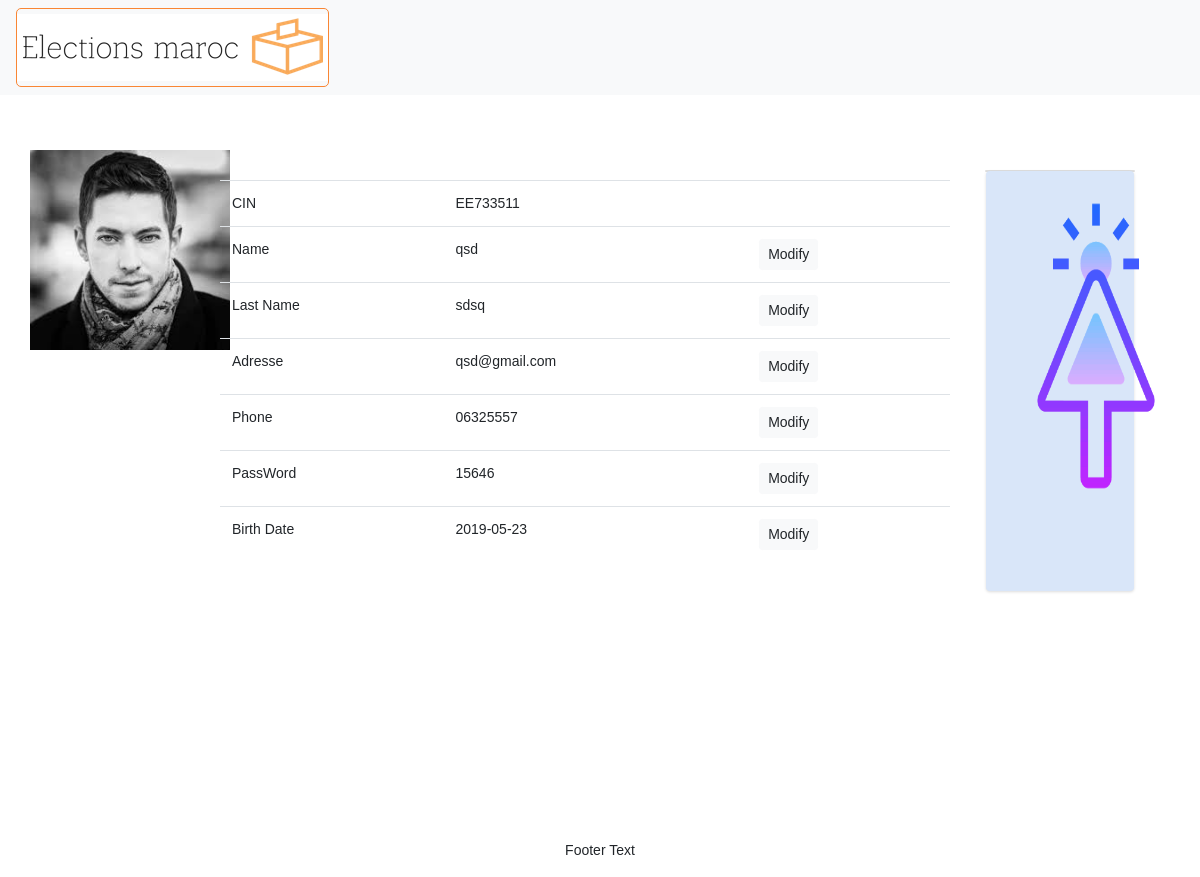
The app's page /user.php (signed in) with its own data.
### tables this page shows
CREATE TABLE IF NOT EXISTS `citoyen` (
  `Cin` varchar(20) NOT NULL,
  `Nom` varchar(50) NOT NULL,
  `prenom` varchar(50) NOT NULL,
  `image` varchar(100) NOT NULL DEFAULT 'assets/img/user.png',
  PRIMARY KEY (`Cin`)
);

CREATE TABLE IF NOT EXISTS `inscrit` (
  `cin` varchar(20) NOT NULL,
  `Nom` varchar(50) NOT NULL,
  `prenom` varchar(50) NOT NULL,
  `adresse` varchar(100) NOT NULL,
  `tele` varchar(10) NOT NULL,
  `password` varchar(20) NOT NULL,
  `datnaiss` date NOT NULL,
  `idpartie` int(11) NOT NULL DEFAULT '0',
  PRIMARY KEY (`cin`),
  KEY `FK_partie` (`idpartie`)
);

### user.php (the view, shortened to what this page needs)
<!DOCTYPE html>
<html>
	<head>
        <link rel="stylesheet" type="text/css" href="assets/css/bootstrap.min.css">
        <link rel="stylesheet" type="text/css" href="assets/css/style.css">
        <link href='assets/css/rotating-card.css' rel='stylesheet' />
	</head>
<body>
		<header>
	   		<nav class="navbar fixed-top navbar-expand navbar-light bg-light">
	   			<a class="navbar-brand logo" href="index.html">
	   				<img src="assets/img/logo.PNG">
	   			</a>
		    </nav>
		</header>
<div class="container-fluid text-center">
  <div class="row content" style="margin: 150px 30px 200px 0px;">
    <?php
    $cin = $_SESSION["CIN"];
    include('connection.php');
    $req = mysqli_query($conn,"SELECT * FROM citoyen where cin ='$cin'");
if ($res = mysqli_fetch_assoc($req)){
    ?>
    <div class="col-sm-2 sidenav">
        <img class="img-circle" src="<?php echo$res["image"]; ?>" width="200" height="200" />
    </div>
<?php } ?>
    <?php
    $req = mysqli_query($conn,"SELECT * FROM inscrit where cin ='$cin'");
if ($row = mysqli_fetch_assoc($req)){
     ?>
    <div class="col-sm-8 text-left">
      <table class="table" style="margin-top:30px; " >
    <tbody>
      <tr>
        <td>CIN</td>
        <td><?php echo$row["cin"]; ?></td>
        <td></td>
      </tr>
    <tr>
        <td>Name</td>
        <td><?php echo$row["Nom"]; ?></td>
         <td><button type="button" class="btn btn-light btn-sm">Modify</button></td>
      </tr>
      <tr>
        <td>Last Name</td>
        <td><?php echo$row["prenom"]; ?></td>
         <td><button type="button" class="btn btn-light btn-sm">Modify</button></td>
      </tr>
            <tr>
        <td>Adresse</td>
        <td><?php echo$row["adresse"]; ?></td>
         <td><button type="button" class="btn btn-light btn-sm">Modify</button></td>
      </tr>
      <tr>
        <td>Phone</td>
        <td><?php echo$row["tele"]; ?></td>
         <td><button type="button" class="btn btn-light btn-sm">Modify</button></td>
      </tr>
      <tr>
        <td>PassWord</td>
        <td><?php echo$row["password"]; ?></td>
         <td><button type="button" class="btn btn-light btn-sm">Modify</button></td>
      </tr>
      <tr>
        <td>Birth Date</td>
        <td><?php echo$row["datnaiss"]; ?></td>
         <td><button type="button" class="btn btn-light btn-sm">Modify</button></td>
      </tr>
    </tbody>
  </table>
  <?php } ?>
    </div>
    <div class="card-body row">
    <div class="col-sm-12 sidenav">
    <div class="card-container">
    <div class="card">
    	<div class="front"> <img style="margin: 0px 0px 0px -15px;" src="assets/img/cursor.png" width="250" height="350"></div>
    	<div class="back">
      <div class="well">
        <p>ADS</p>
      </div>
      <div class="well">
        <p>ADS</p>
      </div>
    </div>
</div>
    </div>
  </div>
</div>
</div>
</div>
<footer class="container-fluid text-center">
  <p>Footer Text</p>
</footer>
</body>
</html>

### assets/css/style.css (style rules this page uses)
body { font-family: 'Patua One', cursive; }
header { display: block; }
.logo { border: 1px solid #f98634; border-radius: 5px; }

### assets/css/rotating-card.css (style rules this page uses)
body { margin-top: 60px; font-size: 14px; font-family: "Helvetica Nueue",Arial,Verdana,sans-serif; background-color: white; }
.logo { border: 1px solid #f98634; border-radius: 5px; }
.card-container { -webkit-perspective: 800px; -moz-perspective: 800px; -o-perspective: 800px; perspective: 800px; margin-bottom: 30px; }
.card { -webkit-transition: -webkit-transform .5s; -moz-transition: -moz-transform .5s; -o-transition: -o-transform .5s; transition: transform .5s; -webkit-transform-style: preserve-3d; -moz-transform-style: preserve-3d; -o-transform-style: preserve-3d; transform-style: preserve-3d; position: relative; }
.front, .back { -webkit-backface-visibility: hidden; -moz-backface-visibility: hidden; -o-backface-visibility: hidden; backface-visibility: hidden; position: absolute; top: 0; left: 0; background-color: #d9e6f9; box-shadow: 0 1px 3px 0 rgba(0, 0, 0, 0.14); }
.front { z-index: 2; }
.back { -webkit-transform: rotateY( 180deg ); -moz-transform: rotateY( 180deg ); -o-transform: rotateY( 180deg ); transform: rotateY( 180deg ); z-index: 3; }
.card { background: none repeat scroll 0 0 #FFFFFF; border-radius: 4px; color: #444444; }
.card-container, .front, .back { width: 100%; height: 420px; border-radius: 4px; }

### records on screen
citoyen: image (picture)
inscrit: cin "EE733511", Nom "qsd", prenom "sdsq", adresse "qsd@gmail.com", tele "06325557", password "15646", datnaiss "2019-05-23"
